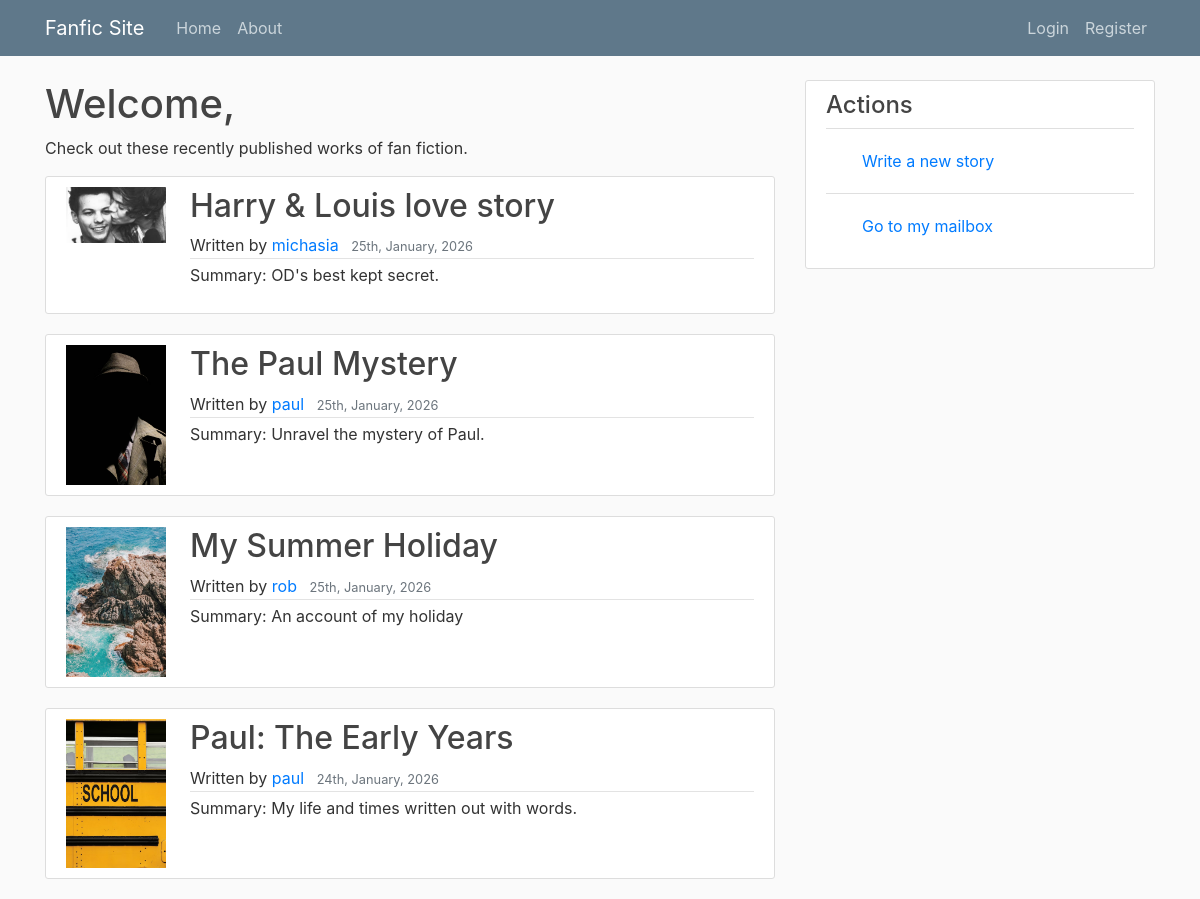
Before: / with the older database file.
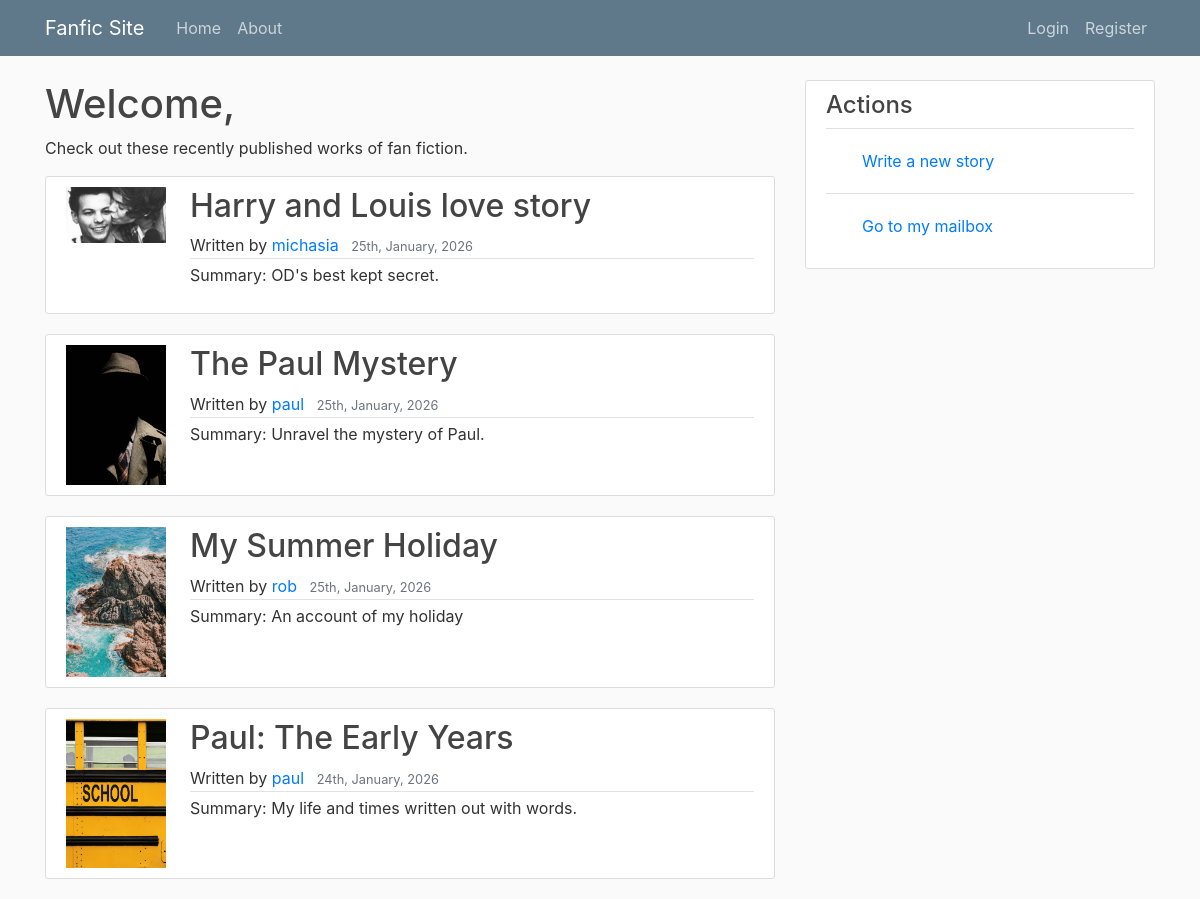
After: the same page with the newer database file.
### stories/models.py (models this page shows, shortened)
class Story(models.Model):
    STATUS_CHOICES = [
        ('draft', 'Draft (private)'),
        ('published', 'Published'),
    ]
    title = models.CharField(max_length=100)
    author = models.ForeignKey(User, on_delete=models.CASCADE, related_name='stories')
    summary = models.TextField(max_length=500)
    fandom = models.CharField(max_length=100)
    genre = models.ForeignKey(Genre, on_delete=models.SET_NULL, null=True, related_name='stories')
    rating = models.CharField(max_length=30)
    status = models.CharField(
        max_length=20,
        choices=STATUS_CHOICES,
        default='draft'
    )
    date_published = models.DateTimeField(default=timezone.now)
    cover_image = models.ImageField(upload_to='covers/', blank=True, null=True)

### stories/views.py (the view)
# urls.py: path('', StoryListView.as_view(), name='stories-home'),
class StoryListView(ListView):
    model = Story
    template_name = 'stories/home.html' #<app>/<model>_<viewtype>.html
    context_object_name = 'stories'
    ordering = ['-date_published']
    paginate_by = 4
    def get_queryset(self):
        return Story.objects.filter(status='published').order_by('-date_published')

### stories/templates/stories/home.html (shortened to what this page needs)
{% extends "stories/base.html" %}
{% block content %}
<h1>Welcome, {{ user.username }}</h1>
<p>Check out these recently published works of fan fiction.</p>
{% for story in stories %}
<article class="media content-section">
    <img class="mr-4" src="{{ story.cover_image.url }}" alt="{{ story.title }} cover" style="max-width:100px;">
    <div class="media-body">
        <h2><a class="article-title" href="{% url 'story-detail' story.id %}">{{ story.title }}</a></h2>
                <div class="article-metadata">
            Written by <a class="mr-2" href="{% url 'user-stories' story.author.username %}">{{ story.author }}</a>
            <small class="text-muted">{{ story.date_published|date:'dS, F, Y' }}</small>
        </div>
        <p class="article-summary">Summary: {{ story.summary }}</p>
    </div>
</article>
{% endfor %}
{% endblock content %}

Changed rows visible on the page:
changed Story "OD's best kept secret.": title "Harry & Louis love story" → "Harry and Louis love story"
